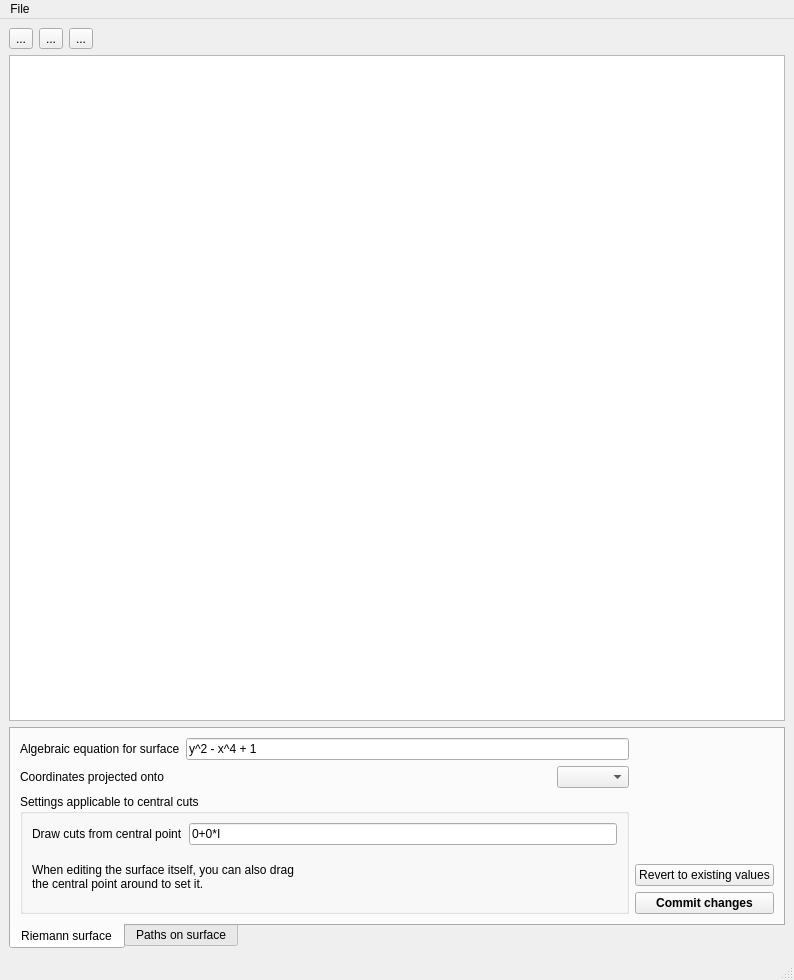
<?xml version="1.0" encoding="UTF-8"?>
<ui version="4.0">
 <class>CycleRepainter</class>
 <widget class="QMainWindow" name="CycleRepainter">
  <property name="geometry">
   <rect>
    <x>0</x>
    <y>0</y>
    <width>794</width>
    <height>980</height>
   </rect>
  </property>
  <property name="windowTitle">
   <string>CycleRepainter</string>
  </property>
  <widget class="QWidget" name="centralwidget">
   <layout class="QVBoxLayout" name="verticalLayout">
    <item>
     <layout class="QHBoxLayout" name="horizontalLayout_8">
      <item>
       <widget class="QToolButton" name="zoom_in">
        <property name="text">
         <string>...</string>
        </property>
       </widget>
      </item>
      <item>
       <widget class="QToolButton" name="zoom_out">
        <property name="text">
         <string>...</string>
        </property>
       </widget>
      </item>
      <item>
       <widget class="QToolButton" name="scroll_lock">
        <property name="toolTip">
         <string>When locked, dragging an object will not scroll the view</string>
        </property>
        <property name="text">
         <string>...</string>
        </property>
       </widget>
      </item>
      <item>
       <spacer name="horizontalSpacer_3">
        <property name="orientation">
         <enum>Qt::Horizontal</enum>
        </property>
        <property name="sizeHint" stdset="0">
         <size>
          <width>40</width>
          <height>20</height>
         </size>
        </property>
       </spacer>
      </item>
     </layout>
    </item>
    <item>
     <widget class="QGraphicsView" name="display">
      <property name="sizePolicy">
       <sizepolicy hsizetype="Expanding" vsizetype="Expanding">
        <horstretch>0</horstretch>
        <verstretch>3</verstretch>
       </sizepolicy>
      </property>
      <property name="renderHints">
       <set>QPainter::Antialiasing|QPainter::TextAntialiasing</set>
      </property>
      <property name="dragMode">
       <enum>QGraphicsView::NoDrag</enum>
      </property>
     </widget>
    </item>
    <item>
     <widget class="QTabWidget" name="primary_mode">
      <property name="sizePolicy">
       <sizepolicy hsizetype="Expanding" vsizetype="MinimumExpanding">
        <horstretch>0</horstretch>
        <verstretch>1</verstretch>
       </sizepolicy>
      </property>
      <property name="tabPosition">
       <enum>QTabWidget::South</enum>
      </property>
      <property name="tabShape">
       <enum>QTabWidget::Rounded</enum>
      </property>
      <property name="currentIndex">
       <number>0</number>
      </property>
      <widget class="QWidget" name="surface">
       <attribute name="title">
        <string>Riemann surface</string>
       </attribute>
       <layout class="QHBoxLayout" name="horizontalLayout_3">
        <item>
         <layout class="QVBoxLayout" name="verticalLayout_4">
          <item>
           <layout class="QHBoxLayout" name="horizontalLayout_2">
            <item>
             <widget class="QLabel" name="label">
              <property name="toolTip">
               <string>&lt;!DOCTYPE HTML PUBLIC &quot;-//W3C//DTD HTML 4.0//EN&quot; &quot;http://www.w3.org/TR/REC-html40/strict.dtd&quot;&gt;
&lt;html&gt;&lt;head&gt;&lt;meta name=&quot;qrichtext&quot; content=&quot;1&quot; /&gt;&lt;style type=&quot;text/css&quot;&gt;
p, li { white-space: pre-wrap; }
&lt;/style&gt;&lt;/head&gt;&lt;body style=&quot; font-family:'DejaVu Sans'; font-size:10pt; font-weight:400; font-style:normal;&quot;&gt;
&lt;p style=&quot; margin-top:0px; margin-bottom:0px; margin-left:0px; margin-right:0px; -qt-block-indent:0; text-indent:0px;&quot;&gt;e.g. &lt;span style=&quot; font-weight:600;&quot;&gt;y^2 - x^4 +1&lt;/span&gt;&lt;/p&gt;&lt;/body&gt;&lt;/html&gt;</string>
              </property>
              <property name="text">
               <string>Algebraic equation for surface</string>
              </property>
             </widget>
            </item>
            <item>
             <layout class="QHBoxLayout" name="horizontalLayout_5"/>
            </item>
            <item>
             <widget class="QLineEdit" name="equation">
              <property name="toolTip">
               <string>&lt;!DOCTYPE HTML PUBLIC &quot;-//W3C//DTD HTML 4.0//EN&quot; &quot;http://www.w3.org/TR/REC-html40/strict.dtd&quot;&gt;
&lt;html&gt;&lt;head&gt;&lt;meta name=&quot;qrichtext&quot; content=&quot;1&quot; /&gt;&lt;style type=&quot;text/css&quot;&gt;
p, li { white-space: pre-wrap; }
&lt;/style&gt;&lt;/head&gt;&lt;body style=&quot; font-family:'DejaVu Sans'; font-size:10pt; font-weight:400; font-style:normal;&quot;&gt;
&lt;p style=&quot; margin-top:0px; margin-bottom:0px; margin-left:0px; margin-right:0px; -qt-block-indent:0; text-indent:0px;&quot;&gt;e.g. &lt;span style=&quot; font-weight:600;&quot;&gt;y^2 - x^4 +1&lt;/span&gt;&lt;/p&gt;&lt;/body&gt;&lt;/html&gt;</string>
              </property>
              <property name="text">
               <string>y^2 - x^4 + 1</string>
              </property>
             </widget>
            </item>
           </layout>
          </item>
          <item>
           <layout class="QHBoxLayout" name="horizontalLayout_4">
            <item>
             <widget class="QLabel" name="label_2">
              <property name="text">
               <string>Coordinates projected onto</string>
              </property>
             </widget>
            </item>
            <item>
             <spacer name="horizontalSpacer">
              <property name="orientation">
               <enum>Qt::Horizontal</enum>
              </property>
              <property name="sizeHint" stdset="0">
               <size>
                <width>40</width>
                <height>20</height>
               </size>
              </property>
             </spacer>
            </item>
            <item>
             <widget class="QComboBox" name="projection_variable"/>
            </item>
           </layout>
          </item>
          <item>
           <widget class="QGroupBox" name="cuts_group">
            <property name="title">
             <string>Settings applicable to central cuts</string>
            </property>
            <layout class="QVBoxLayout" name="verticalLayout_6">
             <item>
              <layout class="QHBoxLayout" name="horizontalLayout_6">
               <item>
                <widget class="QLabel" name="label_3">
                 <property name="text">
                  <string>Draw cuts from central point</string>
                 </property>
                </widget>
               </item>
               <item>
                <widget class="QLineEdit" name="central_point">
                 <property name="text">
                  <string>0+0*I</string>
                 </property>
                </widget>
               </item>
              </layout>
             </item>
             <item>
              <layout class="QHBoxLayout" name="horizontalLayout_7">
               <item>
                <widget class="QLabel" name="label_5">
                 <property name="text">
                  <string>When editing the surface itself, you can also drag the central point around to set it.</string>
                 </property>
                 <property name="wordWrap">
                  <bool>true</bool>
                 </property>
                </widget>
               </item>
               <item>
                <spacer name="horizontalSpacer_2">
                 <property name="orientation">
                  <enum>Qt::Horizontal</enum>
                 </property>
                 <property name="sizeHint" stdset="0">
                  <size>
                   <width>40</width>
                   <height>20</height>
                  </size>
                 </property>
                </spacer>
               </item>
              </layout>
             </item>
            </layout>
           </widget>
          </item>
         </layout>
        </item>
        <item>
         <layout class="QVBoxLayout" name="verticalLayout_5">
          <item>
           <spacer name="verticalSpacer_3">
            <property name="orientation">
             <enum>Qt::Vertical</enum>
            </property>
            <property name="sizeHint" stdset="0">
             <size>
              <width>20</width>
              <height>40</height>
             </size>
            </property>
           </spacer>
          </item>
          <item>
           <widget class="QPushButton" name="revert">
            <property name="text">
             <string>Revert to existing values</string>
            </property>
           </widget>
          </item>
          <item>
           <widget class="QPushButton" name="commit">
            <property name="font">
             <font>
              <weight>75</weight>
              <bold>true</bold>
             </font>
            </property>
            <property name="text">
             <string>Commit changes</string>
            </property>
           </widget>
          </item>
         </layout>
        </item>
       </layout>
      </widget>
      <widget class="QWidget" name="paths_box">
       <attribute name="title">
        <string>Paths on surface</string>
       </attribute>
       <layout class="QHBoxLayout" name="horizontalLayout">
        <item>
         <widget class="QColumnView" name="paths"/>
        </item>
        <item>
         <layout class="QVBoxLayout" name="verticalLayout_3">
          <item>
           <widget class="QToolButton" name="add_path">
            <property name="text">
             <string>...</string>
            </property>
           </widget>
          </item>
          <item>
           <widget class="QToolButton" name="delete_path">
            <property name="text">
             <string>...</string>
            </property>
           </widget>
          </item>
          <item>
           <spacer name="verticalSpacer">
            <property name="orientation">
             <enum>Qt::Vertical</enum>
            </property>
            <property name="sizeHint" stdset="0">
             <size>
              <width>20</width>
              <height>40</height>
             </size>
            </property>
           </spacer>
          </item>
         </layout>
        </item>
       </layout>
      </widget>
     </widget>
    </item>
   </layout>
  </widget>
  <widget class="QMenuBar" name="menubar">
   <property name="geometry">
    <rect>
     <x>0</x>
     <y>0</y>
     <width>794</width>
     <height>22</height>
    </rect>
   </property>
   <widget class="QMenu" name="menuFile">
    <property name="title">
     <string>File</string>
    </property>
    <addaction name="actionNew"/>
    <addaction name="actionOpen"/>
    <addaction name="actionSave"/>
    <addaction name="separator"/>
    <addaction name="actionExit"/>
   </widget>
   <addaction name="menuFile"/>
  </widget>
  <widget class="QStatusBar" name="statusbar"/>
  <action name="actionNew">
   <property name="text">
    <string>New</string>
   </property>
  </action>
  <action name="actionOpen">
   <property name="text">
    <string>Open</string>
   </property>
  </action>
  <action name="actionSave">
   <property name="text">
    <string>Save</string>
   </property>
  </action>
  <action name="actionExit">
   <property name="text">
    <string>Exit</string>
   </property>
  </action>
 </widget>
 <resources/>
 <connections/>
</ui>
